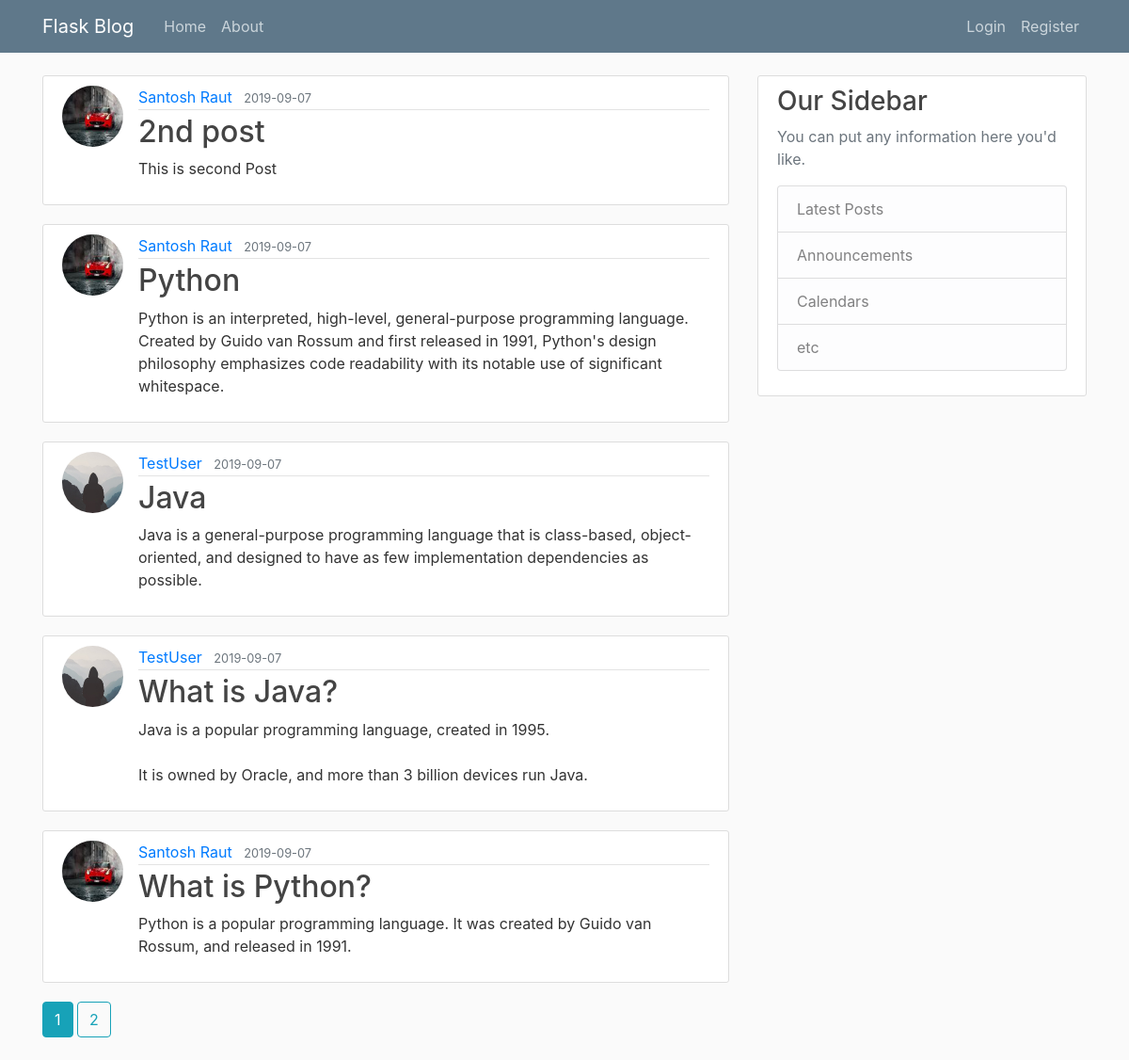
Page /home on the earlier database version.
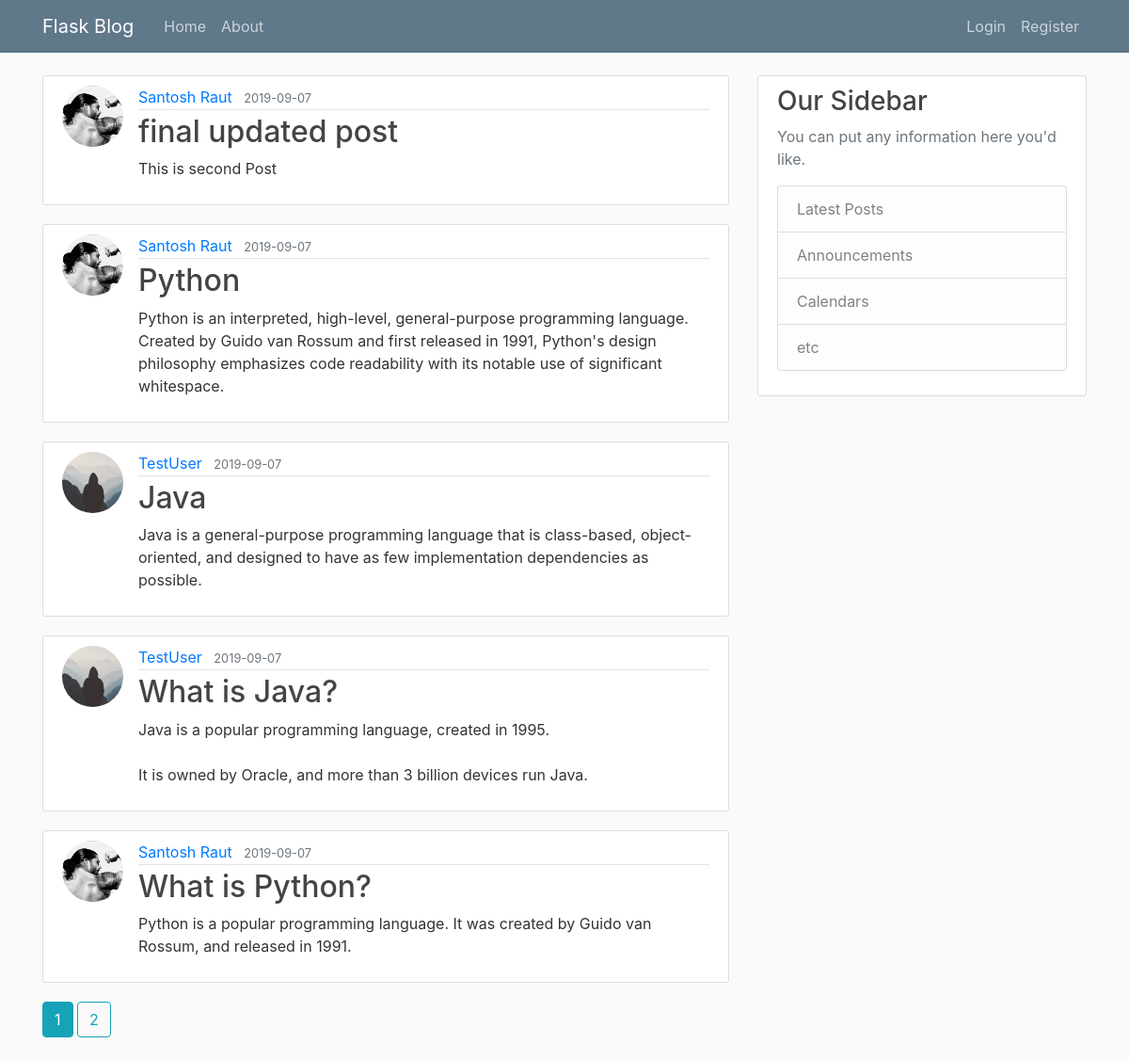
Same page on the later database version.
### flaskblog/models.py (models this page shows, shortened)
class Post(db.Model):
    id = db.Column( db.Integer, primary_key = True )
    title = db.Column(db.String(100), nullable=False )
    date_posted = db.Column(db.DateTime, nullable=False, default=datetime.utcnow())
    content = db.Column(db.Text, nullable=False)
    user_id = db.Column(db.Integer, db.ForeignKey('user.id'), nullable=False)

class User(db.Model, UserMixin):
    id = db.Column( db.Integer, primary_key = True )
    username = db.Column(db.String(20), unique=True, nullable=False )
    email = db.Column(db.String(120), unique=True, nullable=False)
    image_file = db.Column(db.String(120), nullable=False, default='default.jpg')
    password = db.Column(db.String(60), nullable=False)
    posts = db.relationship('Post', backref='author', lazy=True)

### flaskblog/main/routes.py (the view)
@main.route("/")
@main.route("/home")
def home():
    page = request.args.get('page', 1, type=int)
    posts = Post.query.order_by(Post.date_posted.desc()).paginate(page=page, per_page=5)
    return render_template('home.html', posts=posts)

### flaskblog/templates/home.html
{% extends 'layout.html' %}
{% block content %}
    {% for post in posts.items %}
        <article class="media content-section">
            <img class="rounded-circle article-img" src="{{ url_for('static', filename='profile_pics/' + post.author.image_file)}}">
            <div class="media-body">
                <div class="article-metadata">
                  <a class="mr-2" href="{{ url_for('users.user_posts', username=post.author.username) }}">{{ post.author.username }}</a>
                  <small class="text-muted">{{ post.date_posted.strftime('%Y-%m-%d') }}</small>
                </div>
                <h2><a class="article-title" href="{{ url_for('posts.post', post_id=post.id) }}">{{ post.title }}</a></h2>
                <p class="article-content">{{ post.content }}</p>
            </div>
        </article>
    {% endfor %}
    {% for page_num in posts.iter_pages(left_edge=1, right_edge=1, left_current=1, right_current=2) %}
        {% if page_num %}
            {% if posts.page == page_num %}
                <a class="btn btn-info mb-4" href="{{ url_for('main.home', page=page_num) }}">{{ page_num }}</a>
            {% else %}
                <a class="btn btn-outline-info mb-4" href="{{ url_for('main.home', page=page_num) }}">{{ page_num }}</a>
            {% endif %}
        {% else %}
            ...
        {% endif %}
    {% endfor %}
{% endblock %}

Differences in the rows shown:
changed Post "This is second Post": image_file: a different picture; title "2nd post" → "final updated post"
changed through a linked row, Post "Python": image_file: a different picture
changed through a linked row, Post "What is Python?": image_file: a different picture
